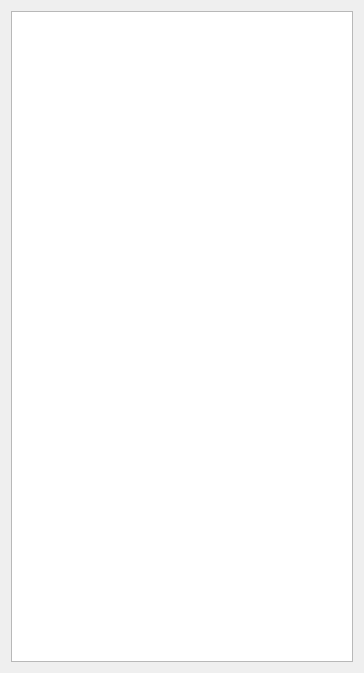
<?xml version="1.0" encoding="UTF-8"?>
<ui version="4.0">
 <class>Dialog</class>
 <widget class="QDialog" name="Dialog">
  <property name="geometry">
   <rect>
    <x>0</x>
    <y>0</y>
    <width>364</width>
    <height>673</height>
   </rect>
  </property>
  <property name="windowTitle">
   <string>AI Progress</string>
  </property>
  <layout class="QHBoxLayout" name="horizontalLayout">
   <item>
    <widget class="QListWidget" name="listWidget">
     <property name="font">
      <font>
       <family>Courier New</family>
       <pointsize>9</pointsize>
      </font>
     </property>
    </widget>
   </item>
  </layout>
 </widget>
 <resources/>
 <connections/>
</ui>
